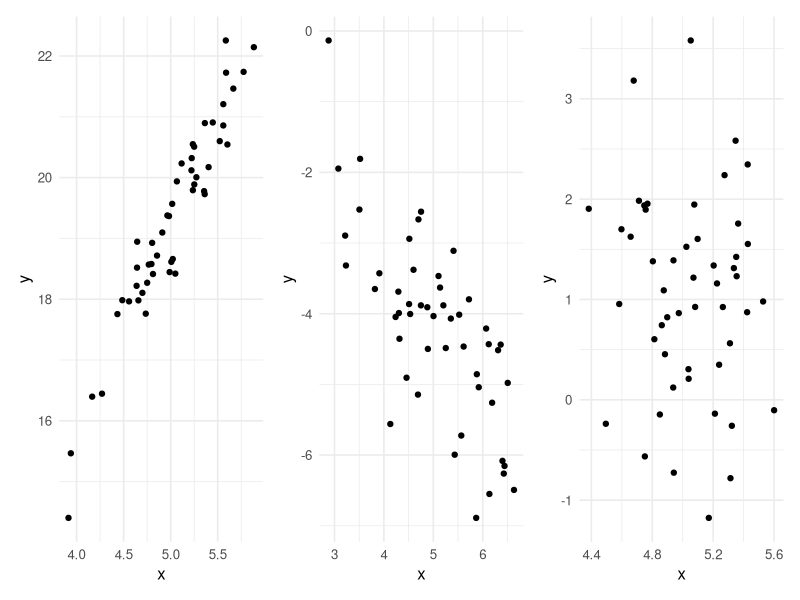
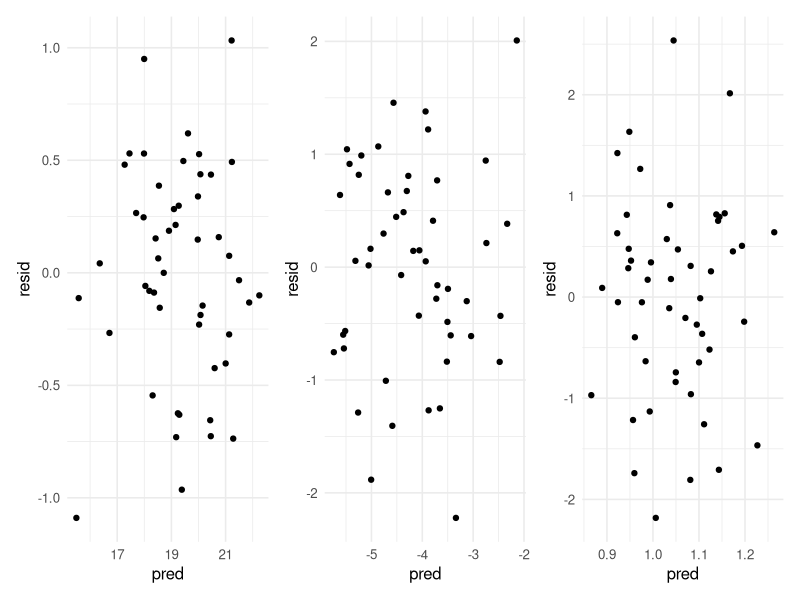
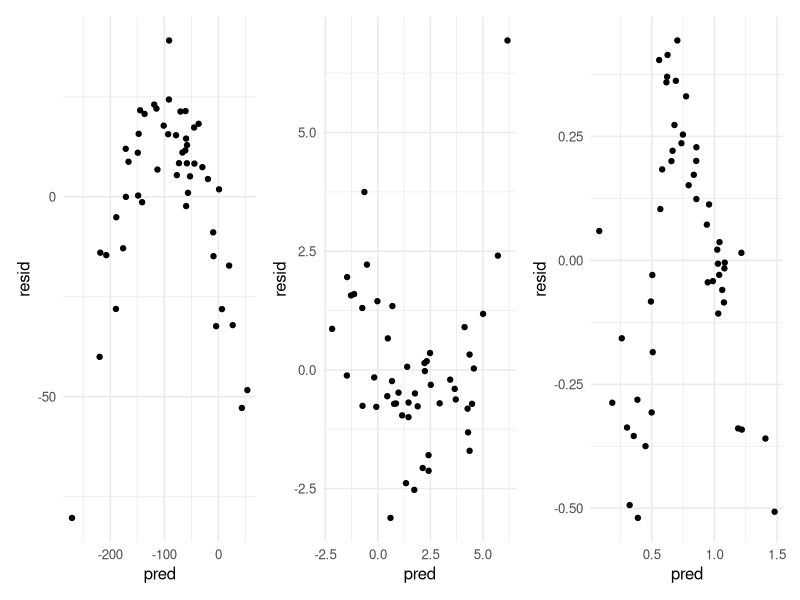
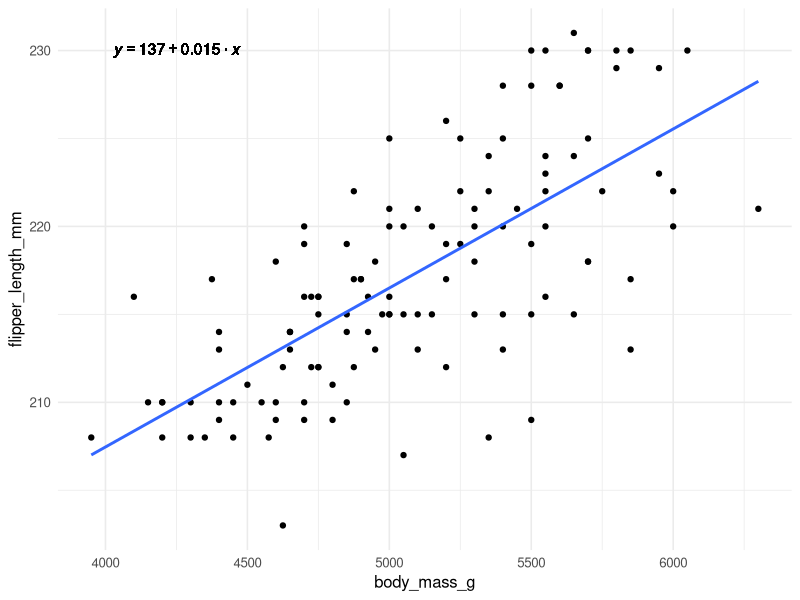

Generate these figures, in order, with R:
## ---- chunk 1
library(tidyverse)
library(patchwork)
library(modelr)
theme_set(theme_minimal(base_size = 12))
## ---- chunk 2
#| fig-width: 8
#| fig-height: 3
#| 
set.seed(112623)

x1 = tibble(
  x = rnorm(50, mean = 5, sd = .5),
  y = 1.2 + 3.6*x + rnorm(50, sd = .5)
) %>%
  add_predictions(lm(y ~ x, data = .)) %>%
  add_residuals(lm(y ~ x, data = .))

x2 = tibble(
  x = rnorm(50, mean = 5, sd = 1),
  y = 1.2 - 1.1*x + rnorm(50)
) %>%
  add_predictions(lm(y ~ x, data = .)) %>%
  add_residuals(lm(y ~ x, data = .))

x3 = tibble(
  x = rnorm(50, mean = 5, sd = .25),
  y = 1.2 - .01*x + rnorm(50)
) %>%
  add_predictions(lm(y ~ x, data = .)) %>%
  add_residuals(lm(y ~ x, data = .))

p1 =  x1 %>%
  ggplot(aes(x = x, y = y)) + 
  geom_point()

p2 = x2 %>%
  ggplot(aes(x = x, y = y)) + 
  geom_point()

p3 = x3 %>%
  ggplot(aes(x = x, y = y)) + 
  geom_point()

p1 + p2 + p3
## ---- chunk 3
#| fig-width: 8
#| fig-height: 3

p1 =  x1 %>%
  ggplot(aes(x = pred, y = resid)) + 
  geom_point()

p2 = x2 %>%
  ggplot(aes(x = pred, y = resid)) + 
  geom_point()

p3 = x3 %>%
  ggplot(aes(x = pred, y = resid)) + 
  geom_point()

p1 + p2 + p3
## ---- chunk 4
#| fig-width: 8
#| fig-height: 3

x1 = tibble(
  x = rnorm(50, mean = 5, sd = 2.5),
  y = 1.2 - 3.6*x^2 + rnorm(50, sd = 10)
) %>%
  add_predictions(lm(y ~ x, data = .)) %>%
  add_residuals(lm(y ~ x, data = .))

x2 = tibble(
  x = rnorm(50, mean = .05, sd = 1),
  y = 1.2*exp(1.1*x) + rnorm(50)
) %>%
  add_predictions(lm(y ~ x, data = .)) %>%
  add_residuals(lm(y ~ x, data = .))

x3 = tibble(
  x = rnorm(50, mean = 0, sd = 5),
  y = 1/(1+exp(-5 + 2.2*x)) + rnorm(50, sd = .1)
) %>%
  add_predictions(lm(y ~ x, data = .)) %>%
  add_residuals(lm(y ~ x, data = .))

p1 =  x1 %>%
  ggplot(aes(x = pred, y = resid)) + 
  geom_point()

p2 = x2 %>%
  ggplot(aes(x = pred, y = resid)) + 
  geom_point()

p3 = x3 %>%
  ggplot(aes(x = pred, y = resid)) + 
  geom_point()

p1 + p2 + p3
## ---- chunk 5
lm_eqn <- function(df){
    m <- lm(y ~ x, df);
    eq <- substitute(italic(y) == a + b %.% italic(x), 
         list(a = format(unname(coef(m)[1]), digits = 2),
              b = format(unname(coef(m)[2]), digits = 2),
             r2 = format(summary(m)$r.squared, digits = 3)))
    as.character(as.expression(eq));
}

df = tibble(
  x = palmerpenguins::penguins$body_mass_g, 
  y = palmerpenguins::penguins$flipper_length_mm
)

palmerpenguins::penguins %>%
  filter(species == "Gentoo") %>%
  ggplot(aes(x = body_mass_g, y = flipper_length_mm)) + 
  geom_point() + 
  geom_smooth(method = "lm", se = FALSE) + 
  geom_text(x = 4250, y = 230, label = lm_eqn(df), parse = TRUE)
